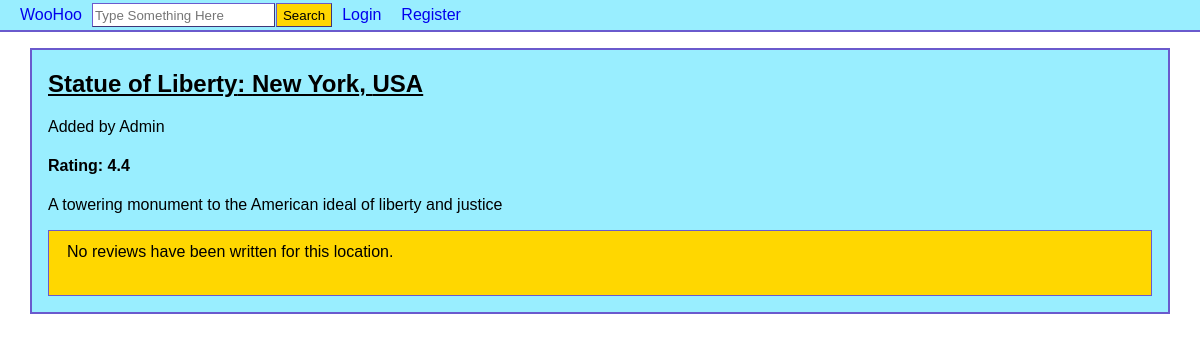
Page /place.php?place=1 on the earlier database version.
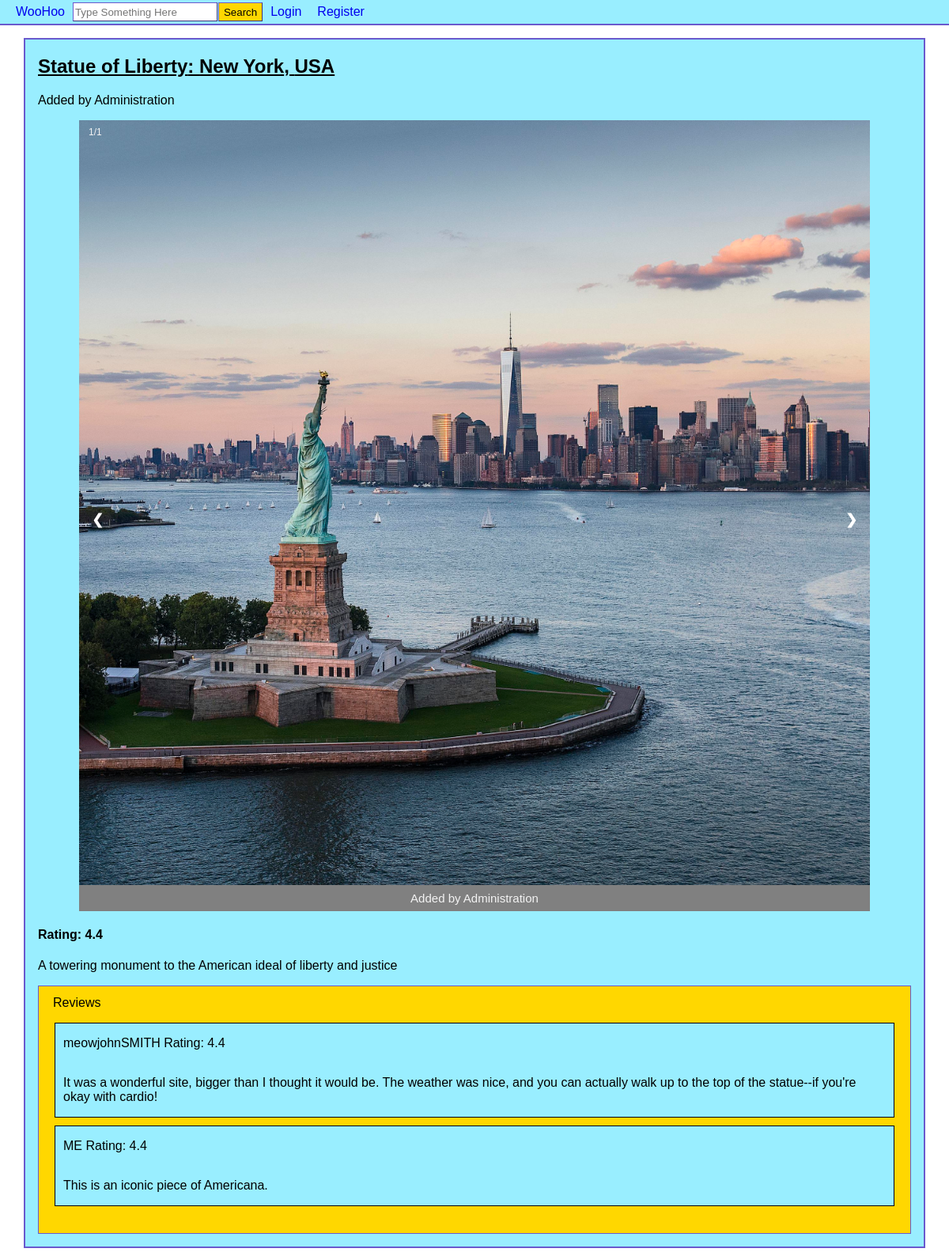
Same page on the later database version.
### tables this page shows
CREATE TABLE `users` (
  `userID` int(11) NOT NULL,
  `username` varchar(255) NOT NULL,
  `email` varchar(255) NOT NULL,
  `password` varchar(255) NOT NULL,
  `dateRegistered` date NOT NULL
);

CREATE TABLE `pictures` (
  `pictureID` int(11) NOT NULL,
  `image` varchar(255) NOT NULL,
  `placeID` int(11) NOT NULL,
  `userID` int(11) NOT NULL
);

CREATE TABLE `reviews` (
  `reviewID` int(11) NOT NULL,
  `userID` int(11) NOT NULL,
  `placeID` int(11) NOT NULL,
  `score` decimal(10,1) DEFAULT NULL,
  `written` text DEFAULT NULL
);

### place.php (the view, shortened to what this page needs)
<?php
require('database.php');
$place = $_GET['place'];
try {
	$placeQ = "SELECT * FROM places WHERE placeID=" . $place;
	$s5 = $db->prepare($placeQ);
	$s5->execute();
	$results = $s5->fetchAll();
	if ($results == null) {
		header('location: place_404.php');
	} else $results = $results[0];
} catch (PDOException $ex) {
	if(!isset($_GET['logout'])) {
		throw $ex;
	}
	echo $ex->getMessage();
}
$pid = $results['placeID'];
?>
<!DOCTYPE html>
<html>
<head>
<link rel="stylesheet" href="css/style.css"/>
</head>
<body>
<header>
<?php include('header.php'); ?>
</header>
<div class="center">
<h2 style="text-decoration:underline;"><?php echo $results['placeName']; ?>: <?php echo $results['city']; ?>, <?php echo $results['country']; ?></h2>
<p>
<?php
$poster = $results['userID'];
$userQ = 'SELECT username FROM users WHERE userID='. $poster .' LIMIT 1';
$s1 = $db->prepare($userQ);
$s1->execute();
$username = $s1->fetchAll()[0];
if(!empty($username)){
echo 'Added by '. $username[0];
}
else{
echo 'Added by [Deleted]';
}
?></p>
<div class="slideshow-container">
<?php
$imgQ = "SELECT image, userID FROM pictures WHERE placeID=" . $results['placeID'];
$s2 = $db->prepare($imgQ);
$s2->execute();
$images = $s2->fetchAll();
$numImg = count($images);
$counter=1;
?>
<?php if(!empty($images[0]['image'])) : ?>
<?php
foreach($images as $img): ?>
<div class="mySlides fade">
     <div class="numbertext"><?php echo $counter.'/'.$numImg; ?></div>
     <img src="place_imgs/<?php
     	  $imgPath = $img['image'];
	  echo $imgPath;
	  ?>" alt="interesting" style="width:100%;">
      <div class="text">
      <?php
      $userQ = 'SELECT username FROM users WHERE userID='. $img['userID'] .' LIMIT 1';
      $s2 = $db->prepare($userQ);
      $s2->execute();
      $username = $s2->fetchAll()[0];
      if(!empty($username)){
      echo 'Added by '. $username[0];
      }
      else{
      echo 'Added by [Deleted]';
      }
      ?>
      </div>
</div>
<?php
$counter++;
endforeach;
?>
<a class="prev" onclick="plusSlides(-1)">&#10094;</a>
<a class="next" onclick="plusSlides(1)">&#10095;</a>
<?php endif; ?>
</div>
<div style="display:inline">
	<h4>Rating: <?php
	if(!is_null($results['reviewScore'])){
	echo $results['reviewScore'];
	}
	else{
	echo 'No ratings yet';
	}
	?></h4>
</div>
<p>
<?php echo $results['description']; ?>
</p>
<?php include('review.php'); ?>
</div>
</body>
</html>

### review.php (shortened to what this page needs)
<?php
$query = "SELECT * FROM reviews WHERE placeID=" . $pid;
$do = $db->prepare($query);
$do->execute();
$reviews = $do->fetchAll();
if (count($reviews) != 0) {
	$text = "Reviews";
} else $text = "No reviews have been written for this location.";
?>
<div id="reviewPane">
<div style="display:flex;">
	<span style="padding-left:8px;float:left;margin-top:2px;margin-left:10px"><?php echo $text; ?></span>
</div>
<ul class="reviewList" id="rlist">
	<?php foreach($reviews as $review) : ?>
		<?php
		$username = "[Deleted]";
		$query = "SELECT username FROM users WHERE userID=" . $review['userID'];
		$do = $db->prepare($query);
		$do->execute();
		$result = $do->fetchAll();
		if ($result != null) {
			$username = $result[0]['username'];
		}
		?>
		<?php if($review['written'] != '' & $review['written'] != NULL) : ?>
		<li>
			<div class="review">
				<div style="display:flex;width:100%;">
					<p style="float:left;"> <?php echo $username; echo "\tRating: "; echo $review['score']; ?> </p>
				</div>
				<p> <?php echo $review['written']; ?></p>
			</div>
		</li>
		<?php endif; ?>
	<?php endforeach; ?>
</ul>
<br/>
</div>

Differences in the rows shown:
changed users: username "Admin" → "Administration"
added pictures: image (picture), userID.username "Administration"
added reviews: userID.username "meowjohnSMITH", score "4.4", written "It was a wonderful site, bigger than I thought it would be. The weather was nice, and you can actually walk up to the top of the statue--if you're okay with cardio!"
added reviews: userID.username "ME", score "4.4", written "This is an iconic piece of Americana."
Other differences:
$text: "No reviews have been written for this location." → "Reviews"
